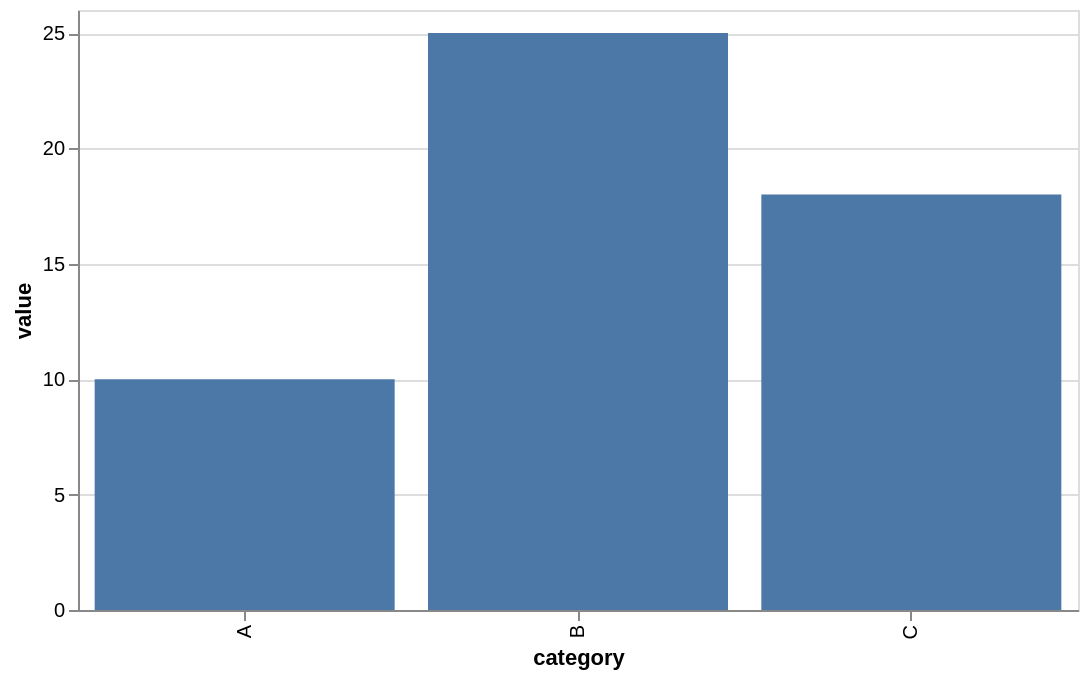

Specify this chart in Vega-Lite:
### Vega-Lite specification from a JSON file in a GitHub repository (floating-point values rounded to 4 significant figures)
{"$schema": "https://vega.github.io/schema/vega-lite/v6.json", "description": "Test visualisation", "width": 500, "height": 300, "data": {"values": [{"category": "A", "value": 10}, {"category": "B", "value": 25}, {"category": "C", "value": 18}]}, "mark": "bar", "encoding": {"x": {"field": "category", "type": "nominal"}, "y": {"field": "value", "type": "quantitative"}}}
